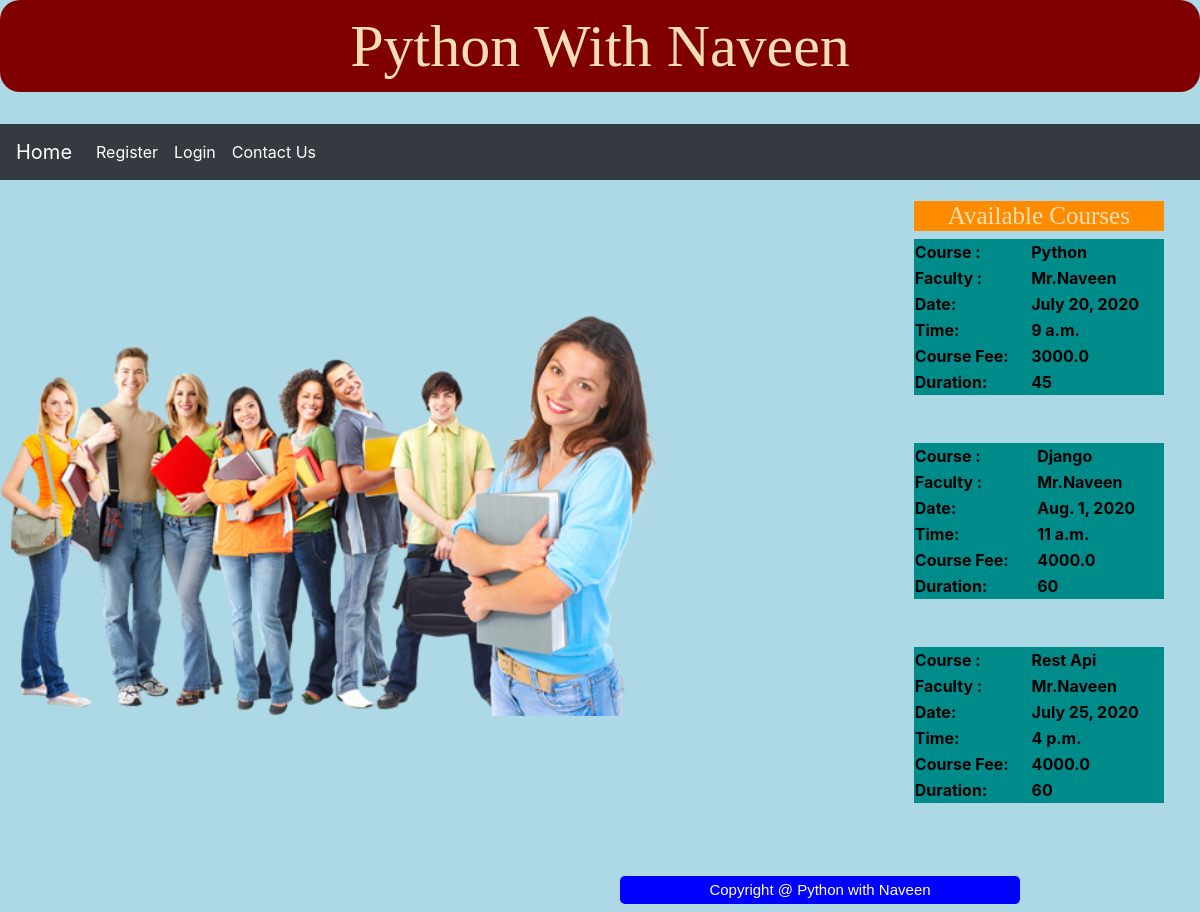
/student_page/, run on the app's committed database.
### App/models.py (models this page shows)
class CourseModel(models.Model):
    cid=models.AutoField(primary_key=True)
    name=models.CharField(max_length=30,unique=True,default=None)
    faculty=models.CharField(max_length=30)
    date=models.DateField()
    time=models.TimeField()
    fee=models.FloatField()
    duration=models.IntegerField()

### App/views.py (the view)
# urls.py: path('student_page/',views.student_page,name='student_page'),
def student_page(request):
    return render(request,'student_login.html',{'data':CourseModel.objects.all()})

### templates/student_login.html (shortened to what this page needs)
{% extends 'common.html' %}
{% block common %}
    <br>
    {% include 'student_navbar.html' %}
    {% load static %}
    <table >
    <tbody>
    <tr>
        <th>
            <img src="{% static 'images/student-home.png' %}"  height="400" style="background-color:lightblue" >
        </th>
        <th>
          <h1 id="ac">Available Courses</h1>
            {% for x in data %}
            <table  border="0" style="margin-left: 250px;background-color: darkcyan;width: 250px;color: black"  >
                <tr>
                    <th>Course :</th>
                    <th>{{ x.name }}</th>
                </tr>
                 <tr>
                    <th>Faculty :</th>
                    <th>{{ x.faculty }}</th>
                </tr>
                <tr>
                    <th>Date:</th>
                    <th>{{ x.date }}</th>
                </tr>
                <tr>
                    <th>Time:</th>
                    <th>{{ x.time }}</th>
                </tr>
                <tr>
                    <th>Course Fee:</th>
                    <th>{{ x.fee }}</th>
                </tr>
                <tr>
                    <th>Duration:</th>
                    <th>{{ x.duration }}</th>
                </tr>
            </table>
                <br><br>
            {% endfor %}
        </th>
    </tr>
    </tbody>
    </table>
{% endblock %}

### templates/common.html (shortened to what this page needs)
<!doctype html>
<html lang="en">
  <head>
    <link rel="stylesheet" href="https://stackpath.bootstrapcdn.com/bootstrap/4.4.1/css/bootstrap.min.css">
  </head>
  <body>
  <h1 id="title">Python With Naveen</h1>
  {% block common %}
  {% endblock %}
  <br>
  <h5 id="copyright">Copyright @ Python with Naveen</h5>
  </body>
</html>

### templates/student_navbar.html (shortened to what this page needs)
<nav class="navbar navbar-expand-lg navbar-dark bg-dark">
  <a class="navbar-brand" href="{% url 'student_page' %}">Home</a>
  <div class="collapse navbar-collapse" id="navbarNavAltMarkup">
    <div class="navbar-nav">
      <a class="nav-item nav-link active" href="{% url 'register_student' %}">Register </a>
      <a class="nav-item nav-link active" href="{% url 'login_student' %}">Login </a>
      <a class="nav-item nav-link active" href="{% url 'contact_us' %}">Contact Us </a>
    </div>
  </div>
</nav>

### templates/common.html (style rules this page uses)
#title { text-align: center; font-family: Algerian; font-size: 60px; background-color: maroon; color: wheat; padding: 10px; border-radius: 20px; }
#copyright { text-align: center; font-family: "Arial"; font-size: 15px; background-color: blue; color: white; width: 400px; padding: 5px; margin-left: 620px; border-radius:5px; }

### templates/student_login.html (style rules this page uses)
body { background-color: lightblue }
#ac { text-align: center; background-color: darkorange; color: wheat; font-family: "Arial Black"; font-size: 25px; margin-top: 20px; margin-left: 250px; }

### data on the page
CourseModel: name "Python", faculty "Mr.Naveen", date "July 20, 2020", time "9 a.m.", fee "3000.0", duration "45"
CourseModel: name "Django", faculty "Mr.Naveen", date "Aug. 1, 2020", time "11 a.m.", fee "4000.0", duration "60"
CourseModel: name "Rest Api", faculty "Mr.Naveen", date "July 25, 2020", time "4 p.m.", fee "4000.0", duration "60"
